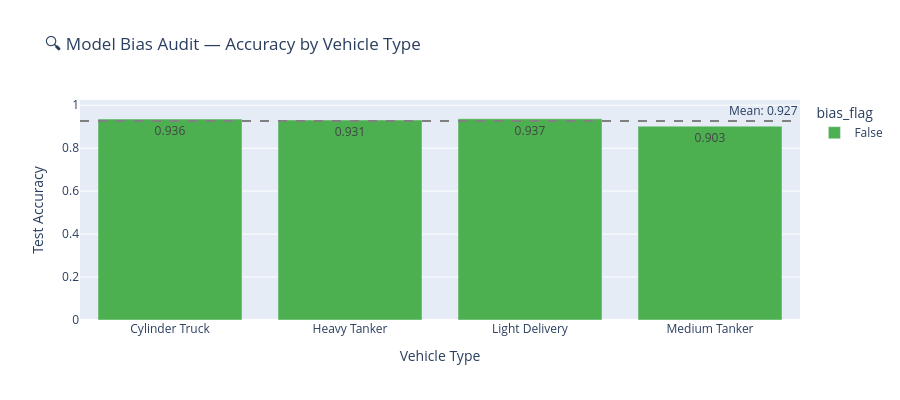

Notebook code for this chart:
### Code cell
def plot_bias_report(bias_report: pd.DataFrame) -> None:
    """
    Visualise per-vehicle-type accuracy vs. overall model accuracy.

    Parameters
    ----------
    bias_report : pd.DataFrame
        Output from run_model_bias_audit().
    """
    overall = bias_report["accuracy"].mean()

    fig = px.bar(
        bias_report,
        x="vehicle_type",
        y="accuracy",
        color="bias_flag",
        text_auto=".3f",
        title="🔍 Model Bias Audit — Accuracy by Vehicle Type",
        labels={"accuracy": "Test Accuracy", "vehicle_type": "Vehicle Type"},
        color_discrete_map={True: "#FF5722", False: "#4CAF50"},
    )
    fig.add_hline(
        y=overall,
        line_dash="dash",
        line_color="grey",
        annotation_text=f"Mean: {overall:.3f}",
        annotation_position="top right",
    )
    fig.update_layout(height=400, showlegend=True)
    fig.show()


plot_bias_report(bias_report)

### Figure 1 — Plotly figure (JSON) as saved in the notebook; plotly's stock layout.template omitted (floating-point values rounded to 4 significant figures)
{"data": [{"hovertemplate": "bias_flag=False<br>Vehicle Type=%{x}<br>Test Accuracy=%{y}<extra></extra>", "legendgroup": "False", "marker": {"color": "#4CAF50", "pattern": {"shape": ""}}, "name": "False", "orientation": "v", "showlegend": true, "textposition": "auto", "texttemplate": "%{y:.3f}", "type": "bar", "x": ["Cylinder Truck", "Heavy Tanker", "Light Delivery", "Medium Tanker"], "xaxis": "x", "y": [0.9356, 0.9314, 0.9368, 0.9026], "yaxis": "y"}], "layout": {"annotations": [{"showarrow": false, "text": "Mean: 0.927", "x": 1, "xanchor": "right", "xref": "x domain", "y": 0.9266, "yanchor": "bottom", "yref": "y"}], "barmode": "relative", "height": 400, "legend": {"title": {"text": "bias_flag"}, "tracegroupgap": 0}, "shapes": [{"line": {"color": "grey", "dash": "dash"}, "type": "line", "x0": 0, "x1": 1, "xref": "x domain", "y0": 0.9266, "y1": 0.9266, "yref": "y"}], "showlegend": true, "title": {"text": "🔍 Model Bias Audit — Accuracy by Vehicle Type"}, "xaxis": {"anchor": "y", "domain": [0, 1], "title": {"text": "Vehicle Type"}}, "yaxis": {"anchor": "x", "domain": [0, 1], "title": {"text": "Test Accuracy"}}}}
